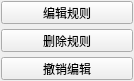
<?xml version="1.0" encoding="UTF-8"?>
<ui version="4.0">
 <class>formulaDlg</class>
 <widget class="QDialog" name="formulaDlg">
  <property name="geometry">
   <rect>
    <x>0</x>
    <y>0</y>
    <width>134</width>
    <height>81</height>
   </rect>
  </property>
  <property name="windowTitle">
   <string>Dialog</string>
  </property>
  <property name="styleSheet">
   <string notr="true"/>
  </property>
  <layout class="QVBoxLayout" name="verticalLayout">
   <property name="spacing">
    <number>5</number>
   </property>
   <property name="leftMargin">
    <number>1</number>
   </property>
   <property name="topMargin">
    <number>1</number>
   </property>
   <property name="rightMargin">
    <number>1</number>
   </property>
   <property name="bottomMargin">
    <number>1</number>
   </property>
   <item>
    <widget class="QPushButton" name="createRuleBtn">
     <property name="minimumSize">
      <size>
       <width>0</width>
       <height>23</height>
      </size>
     </property>
     <property name="focusPolicy">
      <enum>Qt::TabFocus</enum>
     </property>
     <property name="styleSheet">
      <string notr="true"/>
     </property>
     <property name="text">
      <string>编辑规则</string>
     </property>
     <property name="autoDefault">
      <bool>false</bool>
     </property>
    </widget>
   </item>
   <item>
    <widget class="QPushButton" name="delRuleBtn">
     <property name="minimumSize">
      <size>
       <width>0</width>
       <height>23</height>
      </size>
     </property>
     <property name="focusPolicy">
      <enum>Qt::TabFocus</enum>
     </property>
     <property name="styleSheet">
      <string notr="true"/>
     </property>
     <property name="text">
      <string>删除规则</string>
     </property>
     <property name="autoDefault">
      <bool>false</bool>
     </property>
    </widget>
   </item>
   <item>
    <widget class="QPushButton" name="cancleOpBtn">
     <property name="minimumSize">
      <size>
       <width>0</width>
       <height>23</height>
      </size>
     </property>
     <property name="focusPolicy">
      <enum>Qt::TabFocus</enum>
     </property>
     <property name="styleSheet">
      <string notr="true"/>
     </property>
     <property name="text">
      <string>撤销编辑</string>
     </property>
     <property name="autoDefault">
      <bool>false</bool>
     </property>
    </widget>
   </item>
  </layout>
 </widget>
 <resources/>
 <connections/>
</ui>
